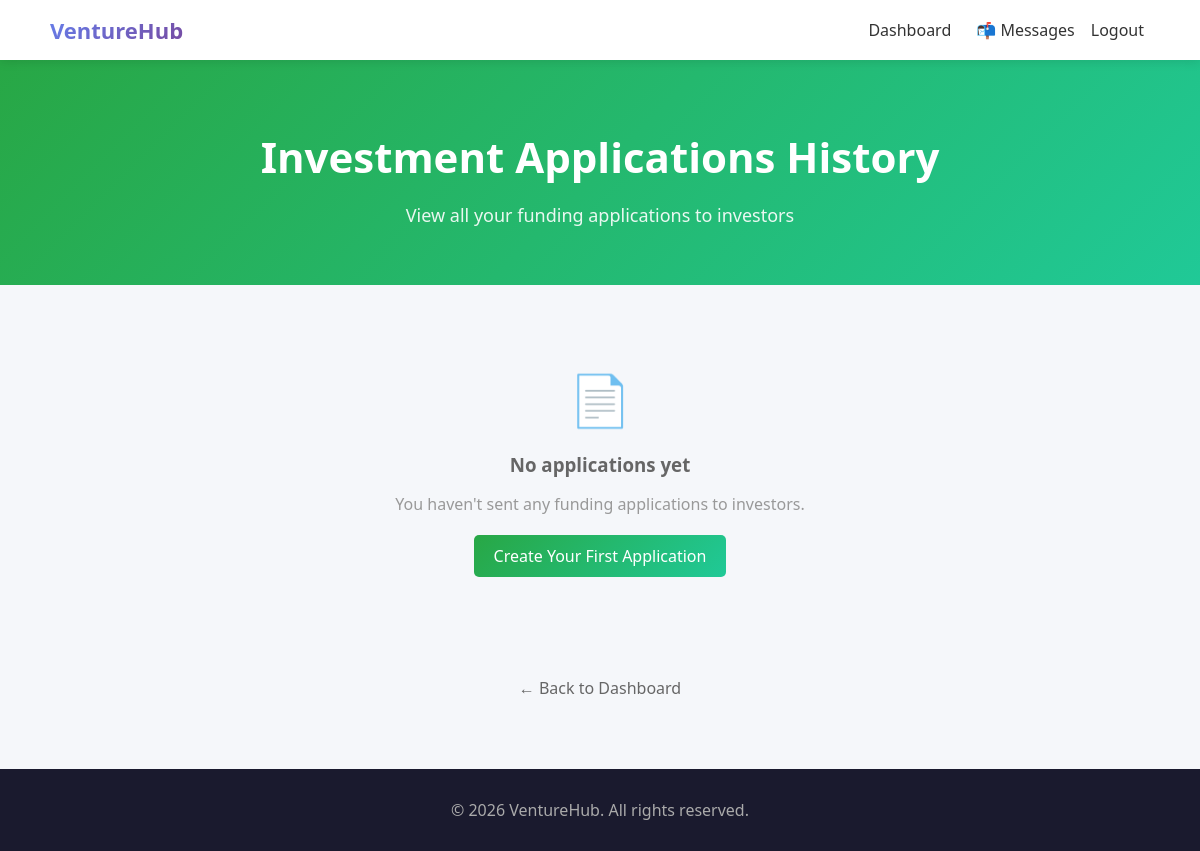
The app's page /startups/applications/ (signed in), older data.
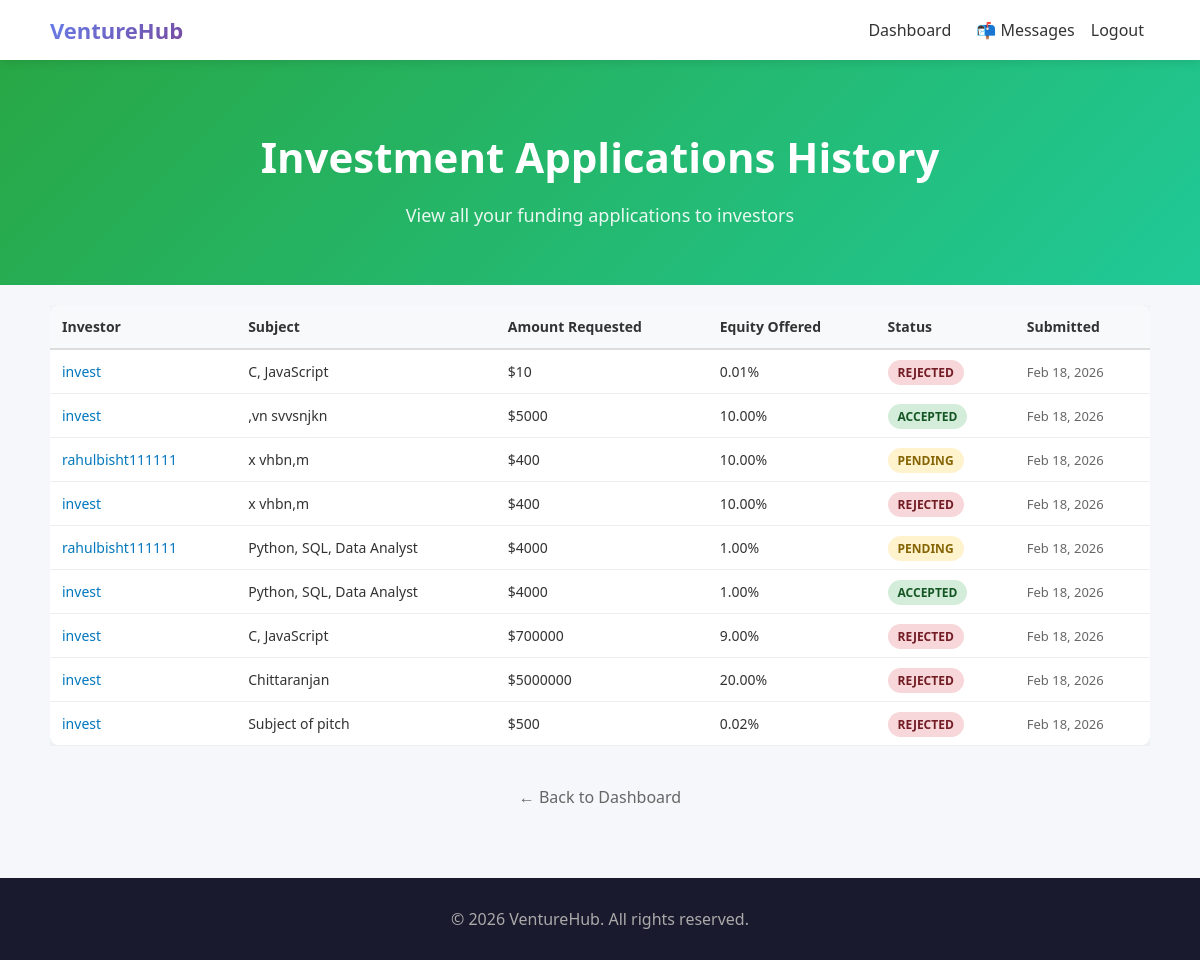
The same page, newer data.
### startups/models.py (models this page shows, shortened)
class InvestmentApplication(models.Model):
    STATUS_CHOICES = (
        ('PENDING', 'Pending'),
        ('ACCEPTED', 'Accepted'),
        ('REJECTED', 'Rejected'),
        ('MORE_INFO', 'More Info Requested'),
    )
    startup = models.ForeignKey('Startup', on_delete=models.CASCADE, related_name='applications')
    investor = models.ForeignKey('investors.InvestorProfile', on_delete=models.CASCADE, related_name='applications')
    subject = models.CharField(max_length=200, blank=True)
    message = models.TextField()
    amount_requested = models.DecimalField(max_digits=15, decimal_places=2)
    equity_offered = models.DecimalField(max_digits=5, decimal_places=2)
    status = models.CharField(max_length=20, choices=STATUS_CHOICES, default='PENDING')
    created_at = models.DateTimeField(default=timezone.now)

### investors/models.py (models this page shows, shortened)
class InvestorProfile(models.Model):
    user = models.OneToOneField(settings.AUTH_USER_MODEL, on_delete=models.CASCADE)
    investment_range_min = models.DecimalField(max_digits=12, decimal_places=2, default=0)
    investment_range_max = models.DecimalField(max_digits=12, decimal_places=2, default=0)
    industry_focus = models.CharField(max_length=200, blank=True, default='')
    location = models.CharField(max_length=200, blank=True, default='')

### accounts/models.py (models this page shows, shortened)
class User(AbstractUser):
    ROLE_CHOICES = (
        ('INVESTOR', 'Investor'),
        ('STARTUP', 'Startup'),
        ('MANUFACTURER', 'Manufacturer'),
        ('ADMIN', 'Admin'),
    )
    role = models.CharField(max_length=20, choices=ROLE_CHOICES)
    def is_startup(self):
        return self.role == 'STARTUP'

### startups/views.py (the view)
# urls.py: path('applications/', views.startup_applications_history, name='startup_applications_history'),
@login_required(login_url='startup_login')
def startup_applications_history(request):
    if not request.user.is_startup():
        return redirect('home')
    startup = get_object_or_404(Startup, founder=request.user)
    applications = InvestmentApplication.objects.filter(startup=startup).order_by('-created_at')
    paginator = Paginator(applications, 10)  # 10 applications per page
    page_number = request.GET.get('page')
    page_obj = paginator.get_page(page_number)
    return render(request, 'startups/applications_history.html', {
        'page_obj': page_obj,
        'applications': page_obj,
    })

### startups/templates/startups/applications_history.html (shortened to what this page needs)
{% extends 'base.html' %}
{% block content %}
<div class="hero" style="padding: 40px 20px; background: linear-gradient(135deg, #28a745 0%, #20c997 100%);">
    <h1>Investment Applications History</h1>
    <p>View all your funding applications to investors</p>
</div>
<div class="section" style="padding: 20px 50px;">
    {% if applications %}
    <div style="overflow-x: auto;">
        <table style="width: 100%; border-collapse: collapse; font-size: 14px;">
            <thead>
                <tr style="background: #f8f9fa; border-bottom: 2px solid #ddd;">
                    <th style="padding: 12px; text-align: left; font-weight: bold; color: #333;">Investor</th>
                    <th style="padding: 12px; text-align: left; font-weight: bold; color: #333;">Subject</th>
                    <th style="padding: 12px; text-align: left; font-weight: bold; color: #333;">Amount Requested</th>
                    <th style="padding: 12px; text-align: left; font-weight: bold; color: #333;">Equity Offered</th>
                    <th style="padding: 12px; text-align: left; font-weight: bold; color: #333;">Status</th>
                    <th style="padding: 12px; text-align: left; font-weight: bold; color: #333;">Submitted</th>
                </tr>
            </thead>
            <tbody>
                {% for app in applications %}
                <tr style="border-bottom: 1px solid #eee; cursor: pointer;" onclick="window.location='{% url 'startup_application_detail' app.id %}'">
                    <td style="padding: 12px; color: #333;"><a href="{% url 'startup_application_detail' app.id %}" style="color: #0277bd; text-decoration: none;">{{ app.investor.user.username }}</a></td>
                    <td style="padding: 12px; color: #333;">{{ app.subject|default:"—" }}</td>
                    <td style="padding: 12px; color: #333;">${{ app.amount_requested|floatformat:0 }}</td>
                    <td style="padding: 12px; color: #333;">{{ app.equity_offered }}%</td>
                    <td style="padding: 12px;">
                        <span style="padding: 4px 10px; border-radius: 15px; font-size: 12px; font-weight: bold;
                            {% if app.status == 'ACCEPTED' %}background: #d4edda; color: #155724;
                            {% elif app.status == 'REJECTED' %}background: #f8d7da; color: #721c24;
                            {% elif app.status == 'MORE_INFO' %}background: #d1ecf1; color: #0c5460;
                            {% else %}background: #fff3cd; color: #856404;{% endif %}">
                            {{ app.status }}
                        </span>
                    </td>
                    <td style="padding: 12px; color: #666; font-size: 13px;">{{ app.created_at|date:"M d, Y" }}</td>
                </tr>
                {% endfor %}
            </tbody>
        </table>
    </div>
    {% else %}
    <div style="text-align: center; padding: 60px 20px;">
        <div style="font-size: 50px; margin-bottom: 15px;">📄</div>
        <h3 style="color: #666; margin-bottom: 10px;">No applications yet</h3>
        <p style="color: #999; margin-bottom: 20px;">You haven't sent any funding applications to investors.</p>
        <a href="{% url 'apply_to_investors' %}" class="btn" style="display: inline-block; background: linear-gradient(135deg, #28a745 0%, #20c997 100%); padding: 10px 20px;">Create Your First Application</a>
    </div>
    {% endif %}
</div>
<div style="text-align: center; padding: 20px;">
    <a href="{% url 'startup_dashboard' %}" style="color: #666; text-decoration: none;">← Back to Dashboard</a>
</div>
{% endblock %}

Row changes from the older to the newer data that the page shows:
added InvestmentApplication: investor.user.username "invest", subject "C, JavaScript", amount_requested "10", equity_offered "0.01", status "REJECTED", created_at "Feb 18, 2026"
added InvestmentApplication: investor.user.username "invest", subject ",vn svvsnjkn", amount_requested "5000", equity_offered "10.00", status "ACCEPTED", created_at "Feb 18, 2026"
added InvestmentApplication: investor.user.username "rahulbisht111111", subject "x vhbn,m", amount_requested "400", equity_offered "10.00", status "PENDING", created_at "Feb 18, 2026"
added InvestmentApplication: investor.user.username "invest", subject "x vhbn,m", amount_requested "400", equity_offered "10.00", status "REJECTED", created_at "Feb 18, 2026"
added InvestmentApplication: investor.user.username "rahulbisht111111", subject "Python, SQL, Data Analyst", amount_requested "4000", equity_offered "1.00", status "PENDING", created_at "Feb 18, 2026"
added InvestmentApplication: investor.user.username "invest", subject "Python, SQL, Data Analyst", amount_requested "4000", equity_offered "1.00", status "ACCEPTED", created_at "Feb 18, 2026"
added InvestmentApplication: investor.user.username "invest", subject "C, JavaScript", amount_requested "700000", equity_offered "9.00", status "REJECTED", created_at "Feb 18, 2026"
added InvestmentApplication: investor.user.username "invest", subject "Chittaranjan", amount_requested "5000000", equity_offered "20.00", status "REJECTED", created_at "Feb 18, 2026"
added InvestmentApplication: investor.user.username "invest", subject "Subject of pitch", amount_requested "500", equity_offered "0.02", status "REJECTED", created_at "Feb 18, 2026"
Text that changed along with them:
text no longer shown: "📄 No applications yet You haven't sent any funding applications to investors. Create Your First Application"
text now shown: "Investor Subject Amount Requested Equity Offered Status Submitted"
